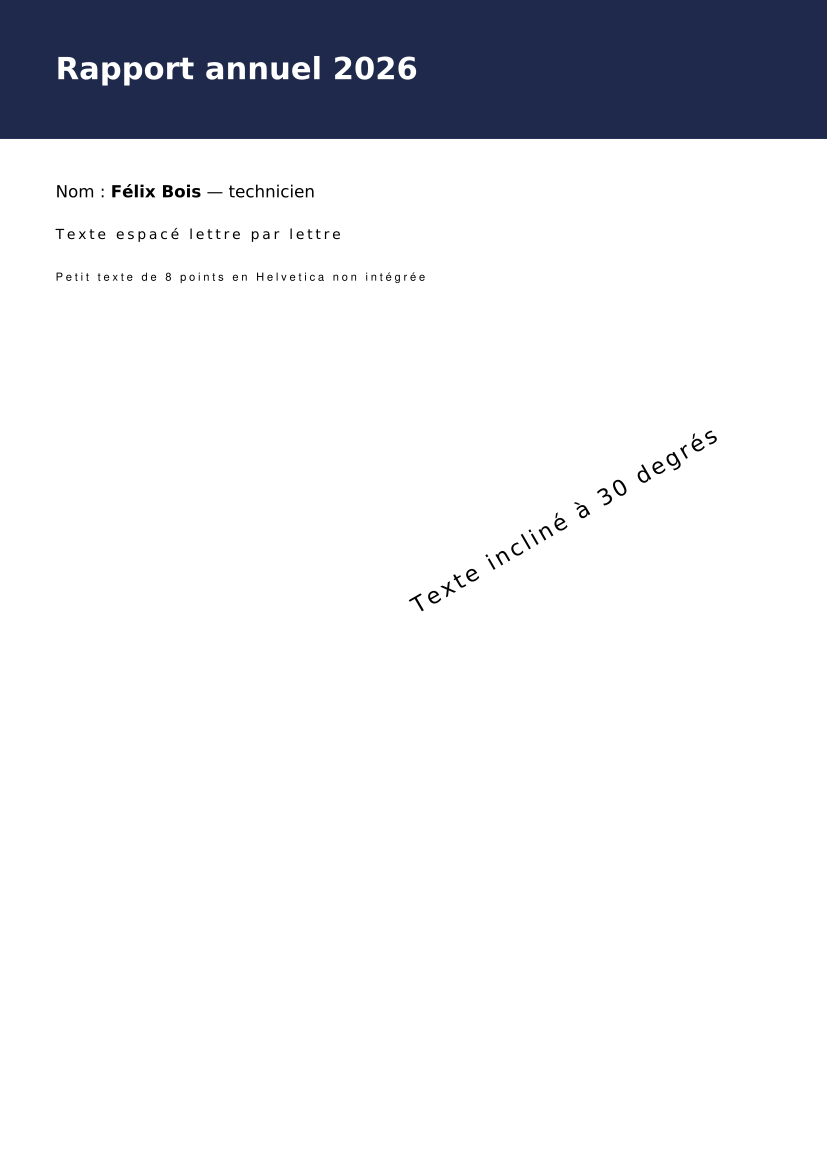

This chart was generated by the following Python code:
from reportlab.pdfgen import canvas
from reportlab.pdfbase import pdfmetrics
from reportlab.pdfbase.ttfonts import TTFont
pdfmetrics.registerFont(TTFont('DejaVu','/usr/share/fonts/truetype/dejavu/DejaVuSans.ttf'))
pdfmetrics.registerFont(TTFont('DejaVuB','/usr/share/fonts/truetype/dejavu/DejaVuSans-Bold.ttf'))
c=canvas.Canvas('rl.pdf',pagesize=(595,842))
c.setFillColorRGB(.12,.16,.3); c.rect(0,742,595,100,fill=1,stroke=0)
c.setFillColorRGB(1,1,1); c.setFont('DejaVuB',22); c.drawString(40,785,'Rapport annuel 2026')
c.setFillColorRGB(0,0,0); c.setFont('DejaVu',12)
t=c.beginText(40,700); t.setFont('DejaVu',12); t.textOut('Nom : '); t.setFont('DejaVuB',12); t.textOut('Félix Bois'); t.setFont('DejaVu',12); t.textOut(' — technicien'); c.drawText(t)
t=c.beginText(40,670); t.setCharSpace(2); t.setFont('DejaVu',10); t.textOut('Texte espacé lettre par lettre'); c.drawText(t)
c.setFont('Helvetica',8); c.drawString(40,640,'Petit texte de 8 points en Helvetica non intégrée')
c.saveState(); c.translate(300,400); c.rotate(30); c.setFont('DejaVu',16); c.drawString(0,0,'Texte incliné à 30 degrés'); c.restoreState()
c.showPage()
c.setPageRotation(90); c.setFont('Times-Bold',18); c.drawString(40,780,'Page pivotée : titre en Times gras'); c.setFont('DejaVu',12); c.drawString(40,750,'Deuxième ligne sur page pivotée'); c.showPage()
c.save()
